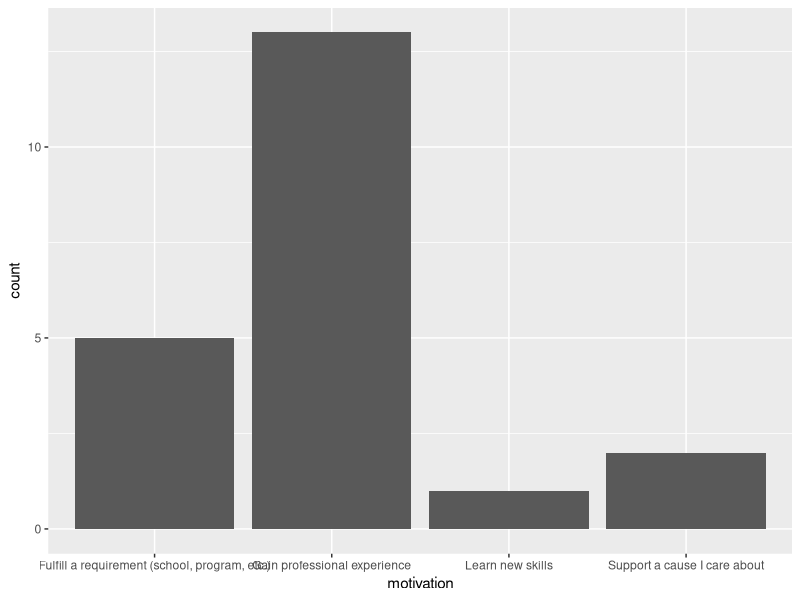
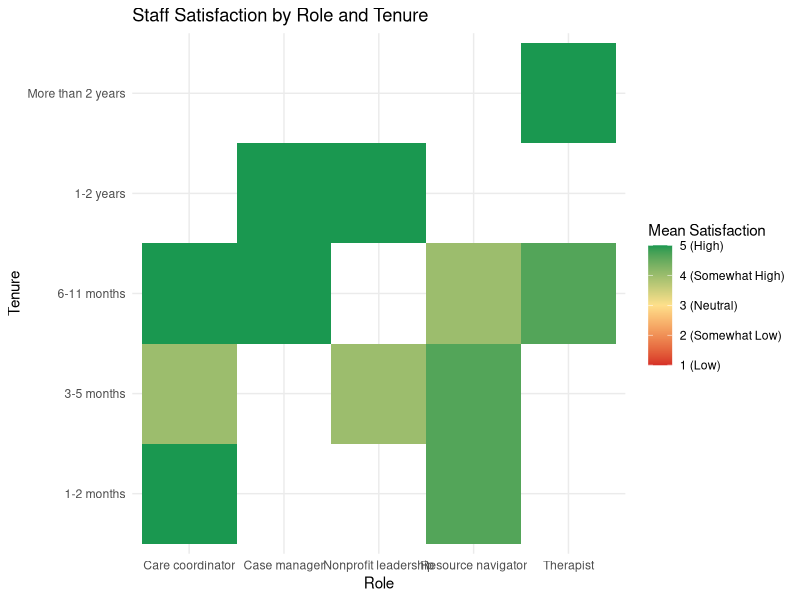
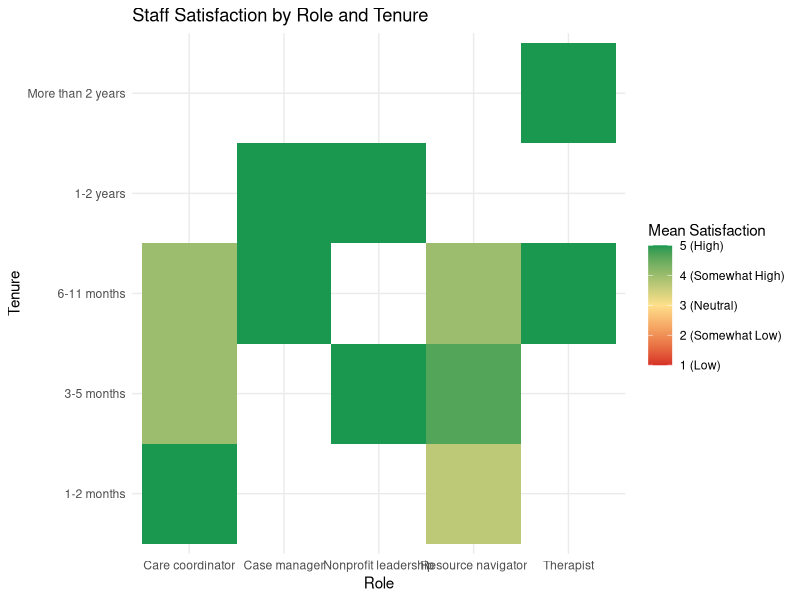
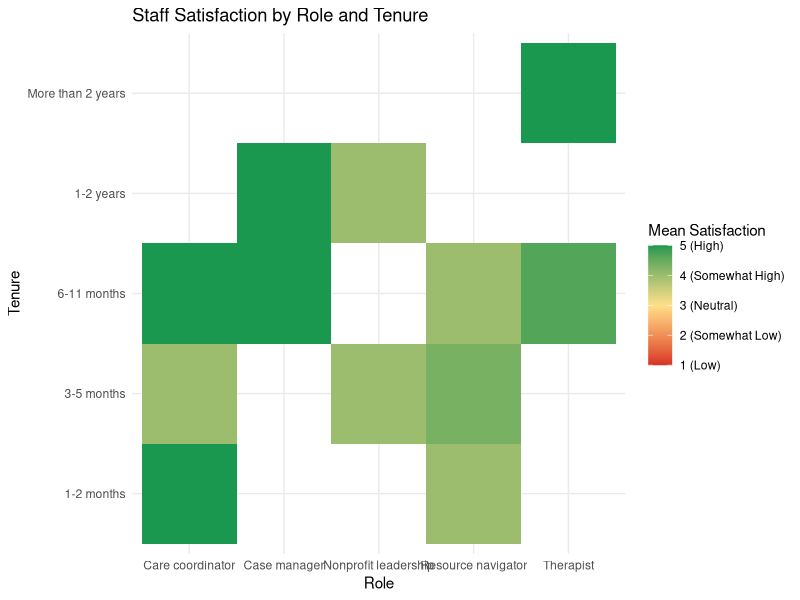

These charts were generated, in order, by the following R code: (Note: this script raises an error after producing the figures.)
## ---- chunk 1
knitr::opts_chunk$set(echo = TRUE)

library(dplyr)
library(tidyr)
library(tidyverse)
library(scales)
## ---- chunk 2
survey <- read.csv("programs_survey.csv", na = c("N/A", "n/a", "N/a", "n/A", ""))
## ---- chunk 3
# ensure valid entries
# TODO: some N/A's are not detected during importation
survey_clean <- survey |> 
  mutate(num_clients_active = ifelse(num_clients_active == "All", num_clients, num_clients_active))

# remove trailing semicolons
survey_clean <- survey_clean |>
  mutate(role = sub(";$","", role), 
         area = sub(";$","", area), 
         time_rank = sub(";$","", time_rank)) 

# separate rank values
survey_clean <- survey_clean |> 
   separate(col = time_rank, 
            into = paste0("time_", 1:6),
            sep = ";",
            remove = TRUE,
            fill = "right", 
            extra = "drop")

# separate area values
survey_clean <- survey_clean |>
  separate(col = area,
           into = paste0("area_", 1:5), 
           sep = ";", 
           remove = TRUE, 
           fill = "right", 
           extra = "drop")

# convert data types
 survey_clean <- survey_clean |>
   mutate(num_clients = as.numeric(num_clients), 
          num_clients_active = as.numeric(num_clients))
## ---- chunk 4
write.csv(survey_clean, "programs_survey_clean.csv", row.names = FALSE)
## ---- chunk 5
N <- nrow(survey_clean)

# role composition
roles <- survey_clean |> 
  group_by(role) |> 
  summarize(n = n(), prop = round(n() / N, 2)) # no life coach participant

# role x mentor composition
survey_clean |> 
  group_by(role, is_mentor) |>
  summarize(n = n(), prop = round(n() / N, 2)) # have non-profit leadership and therapist mentors

# role x tenure composition
survey_clean |> 
  group_by(role, tenure) |>
  summarize(n = n(), prop = round(n() / N, 2)) 

survey_clean |> 
  group_by(role, tenure) |>
  summarize(n = n()) |> 
  pivot_wider(names_from = tenure, values_from = n) |> 
  mutate(across(everything(), ~replace_na(.x, 0)))

# motivation
survey_clean |> 
  ggplot(aes(x = motivation)) + 
  geom_bar() # professional experience is the main goal for most members
## ---- chunk 6
# code all likert scales as numeric
survey_clean[survey_clean == "Disagree"] <- 1
survey_clean[survey_clean == "Somewhat Disagree"] <- 2
survey_clean[survey_clean == "Neutral"] <- 3
survey_clean[survey_clean == "Somewhat Agree"] <- 4
survey_clean[survey_clean == "Agree"] <- 5

survey_clean[survey_clean == "None"] <- 1
survey_clean[survey_clean == "Little"] <- 2
survey_clean[survey_clean == "Some"] <- 3
survey_clean[survey_clean == "Fair"] <- 4
survey_clean[survey_clean == "Plenty"] <- 5
## ---- chunk 7
# abbreviate role titles to help with visualization
survey_clean <- survey_clean |> 
  mutate(role = ifelse(role == "Non-profit leadership & management member", "Nonprofit leadership", role), 
         role = ifelse(role == "Program developer & resource navigator", "Resource navigator", role))
## ---- chunk 8
survey_clean$tenure <- factor(survey_clean$tenure, 
                              levels = c("1-2 months", "3-5 months", "6-11 months", "1-2 years", "More than 2 years"))

# longer-tenured staff are more satisfied across roles
# care coordinators experience a drop in satisfaction at 3-5 months 
# program developers/resource navigators experience a similar drop at 6-11 months
survey_clean |> 
    group_by(role, tenure) |> 
    summarize(s_mean = mean(as.numeric(satisfaction_5)), 
              .groups = "drop") |> 
    ggplot(aes(x = role, y = tenure, fill = s_mean)) + 
    geom_tile() + 
    scale_fill_gradient2(
      low = "#d73027", 
      mid = "#fee08b",      
      high = "#1a9850",    
      midpoint = 3,
      name = "Mean Satisfaction",
      limits = c(1, 5),
      breaks = c(1, 2, 3, 4, 5),
      labels = c("1 (Low)", "2 (Somewhat Low)", "3 (Neutral)", "4 (Somewhat High)", "5 (High)")
    ) + 
    labs(title = "Staff Satisfaction by Role and Tenure", 
         x = "Role", y = "Tenure") + 
    theme_minimal() # blank means no data
## ---- chunk 9
# in terms of skills utilization,
# care coordinators experience decrease in satisfaction at 6-11 months
# non-profit leadership does not experience change in satisfaction
# program developer/resource navigators seem to experience a slight increase in satisfaction at 3-5 months but that does not last long
# satisfaction does not change for therapists
survey_clean |> 
    group_by(role, tenure) |> 
    summarize(s_mean = mean(as.numeric(satisfaction_2)), 
              .groups = "drop") |> 
    ggplot(aes(x = role, y = tenure, fill = s_mean)) + 
    geom_tile() + 
    scale_fill_gradient2(
      low = "#d73027", 
      mid = "#fee08b",      
      high = "#1a9850",    
      midpoint = 3,
      name = "Mean Satisfaction",
      limits = c(1, 5),
      breaks = c(1, 2, 3, 4, 5),
      labels = c("1 (Low)", "2 (Somewhat Low)", "3 (Neutral)", "4 (Somewhat High)", "5 (High)")
    ) + 
    labs(title = "Staff Satisfaction by Role and Tenure", 
         x = "Role", y = "Tenure") + 
    theme_minimal()

# in terms of personal goals,
# non-profit leadership does not experience an increase in satisfaction with longer tenure
# program developer/resource navigators seem to experience a slight increase in satisfaction at 3-5 months but that does not last long (similar to skills utilization)
# therapists increase a slight increase
survey_clean |> 
    group_by(role, tenure) |> 
    summarize(s_mean = mean(as.numeric(satisfaction_3)), 
              .groups = "drop") |> 
    ggplot(aes(x = role, y = tenure, fill = s_mean)) + 
    geom_tile() + 
    scale_fill_gradient2(
      low = "#d73027", # keep this color scheme consistent throughout analyses
      mid = "#fee08b",      
      high = "#1a9850",    
      midpoint = 3,
      name = "Mean Satisfaction",
      limits = c(1, 5),
      breaks = c(1, 2, 3, 4, 5),
      labels = c("1 (Low)", "2 (Somewhat Low)", "3 (Neutral)", "4 (Somewhat High)", "5 (High)")
    ) + 
    labs(title = "Staff Satisfaction by Role and Tenure", 
         x = "Role", y = "Tenure") + 
    theme_minimal()
## ---- chunk 10
# data are cross-sectional, so avoid talking in terms of change

# TODO: for each role that experiences satisfaction declines at some tenure point, 
# identify satisfaction domains that distinguish lower-satisfaction tenure periods from others (across tenures)
# identify support systems that are the most problematic for staff at these tenure periods (within tenure)
## ---- chunk 11
training_cols <- paste0("training_", c(1:7))

training_gaps_cc <- survey_clean |> 
  filter(role == "CC") |> 
  mutate(tenure_group = ifelse(tenure == "3-5 months", "low_satisfaction_period", "other_periods")) |> 
  dplyr::select(role, tenure_group, all_of(training_cols)) |> 
  pivot_longer(cols = all_of(training_cols), names_to = "training_area", values_to = "adequacy") |> 
  group_by(role, tenure_group, training_area) |>
  summarize(mean_adequacy = mean(as.numeric(adequacy), na.rm = TRUE), # remember to convert likert scale to numeric
            .groups = "drop") |> 
  pivot_wider(names_from = tenure_group, values_from = mean_adequacy) |> 
  mutate(satisfaction_diff = low_satisfaction_period - other_periods)

training_gaps_cc |> 
  mutate(satisfaction_sign = ifelse(satisfaction_diff < 0.0, "Negative", "Positive")) |> 
  ggplot(aes(x = training_area, y = satisfaction_diff, fill = satisfaction_sign)) + 
  geom_col() + 
  labs(title = "Satisfaction Gaps in Training", 
       subtitle = "Care Coordinators at 3-5 Months vs at Other Periods",
       x = "Training Area", 
       y = "Satisfaction Gap", 
       fill = "Gap Direction") + # TODO: include explanations for training codes
  scale_fill_manual(values = c("Positive" = "#1a9850", 
                               "Negative" = "#d73027")) + 
  theme_minimal() 

# care coordinators at 3-5 months feel that their training in available community resources is the most lacking compared to those at other periods, followed by established partnerships/referral networks, relevant policies, role-specific skills, client population, and lastly big picture
## ---- chunk 12
training_gaps_pdrn <- survey_clean |> 
  filter(role == "PDRN") |> 
  mutate(tenure_group = ifelse(tenure == "6-11 months", "low_satisfaction_period", "other_periods")) |> 
  dplyr::select(role, tenure_group, all_of(training_cols)) |> 
  pivot_longer(cols = all_of(training_cols), names_to = "training_area", values_to = "adequacy") |> 
  group_by(role, tenure_group, training_area) |>
  summarize(mean_adequacy = mean(as.numeric(adequacy), na.rm = TRUE), # remember to convert likert scale to numeric
            .groups = "drop") |> 
  pivot_wider(names_from = tenure_group, values_from = mean_adequacy) |> 
  mutate(satisfaction_diff = low_satisfaction_period - other_periods)

training_gaps_pdrn |> 
  mutate(satisfaction_sign = ifelse(satisfaction_diff < 0.0, "Negative", "Positive")) |> 
  ggplot(aes(x = training_area, y = satisfaction_diff, fill = satisfaction_sign)) + 
  geom_col() + 
  labs(title = "Satisfaction Gaps in Training", 
       subtitle = "Resource Navigators at 6-11 Months vs at Other Periods",
       x = "Training Area", 
       y = "Satisfaction Gap", 
       fill = "Gap Direction") + # TODO: include explanations for training codes
  scale_fill_manual(values = c("Positive" = "#1a9850", 
                               "Negative" = "#d73027")) + 
  theme_minimal() 

# PDRN at 6-11 months seems to feel the most lacking in role-specific skills
## ---- chunk 13
# overall task completion
survey_clean |> 
  group_by(completion_freq) |> 
  summarize(n = n()) |> 
  ggplot(aes(x = completion_freq, y = n)) + 
  geom_col() + 
  scale_y_continuous(breaks = pretty_breaks()) + 
  labs(x = "Task Completion", y = "Count") + 
  theme_minimal()

# task completion by role
survey_clean |> 
  group_by(role, completion_freq) |> 
  summarize(n = n()) |> 
  pivot_wider(names_from = completion_freq, values_from = n) |> 
  mutate(across(everything(), ~ ifelse(is.na(.), 0, .))) # nonprofit leadership is a bit concerning, but keep in mind that only two nonprofit leadership took the survey
## ---- chunk 14
# time distribution
survey_clean |> 
  mutate(time_1 = ifelse(time_1 == "Waiting for information, responses, or decisions", "Waiting", time_1)) |> 
  ggplot(aes(time_1)) + 
  geom_bar() + 
  scale_y_continuous(breaks = pretty_breaks()) # nearly 30% (6 out of 21) spend the most time in routine meetings

survey_clean |> 
  mutate(time_2 = ifelse(time_2 == "Waiting for information, responses, or decisions", "Waiting", time_2)) |> 
  ggplot(aes(time_2)) + 
  geom_bar() + 
  scale_y_continuous(breaks = pretty_breaks()) # routine meetings and administrative tasks take up a considerable amount of time for nearly half of the staff members

survey_clean |> 
  filter(time_1 == "Routine meetings") |> 
  group_by(role) |> 
  summarize(n = n()) # among those who spend the most time in routine meetings, resource navigators take up the majority
## ---- chunk 15
# number of hours at work
survey_clean |> 
  ggplot(aes(hours_thaddeus)) + 
  geom_bar() + 
  scale_y_continuous(breaks = pretty_breaks()) + 
  theme_minimal()

survey_clean |> 
  group_by(role, hours_thaddeus) |> 
  summarize(n = n()) |> 
  pivot_wider(names_from = hours_thaddeus, values_from = n) |> 
  mutate(across(everything(), ~ ifelse(is.na(.), 0, .))) # half of the therapists work undertime (not 15-20)
                                                         # care coordinators mostly work undertime (not 20+)
                                                         # same case with case managers (15) and resource navigators (15)
## ---- chunk 16
# number of clients
survey_clean |> 
  filter(role %in% c("Care coordinator", "Case manager", "Therapist")) |> 
  group_by(role) |> 
  select(role, num_clients, num_clients_active) |> 
  summarize(n_clients = round(mean(num_clients, na.rm = TRUE)), 
            n_clients_active = round(mean(num_clients_active, na.rm = TRUE))) # each CC is responsible for way more clients

# how does this unbalanced distribution reflect in their perception of workload?
survey_clean |> 
  filter(role %in% c("Care coordinator", "Case manager", "Therapist")) |> 
  group_by(role, tenure) |> 
  summarize(n_clients = round(mean(num_clients, na.rm = TRUE))) # newer CC seem to handle more clients

survey_clean$tenure <- factor(survey_clean$tenure, 
                              levels = c("1-2 months", "3-5 months", "6-11 months", "1-2 years", "More than 2 years"))

survey_clean |> 
  #filter(role %in% c("Care coordinator", "Case manager", "Therapist")) |> 
  group_by(role, tenure) |> 
  summarize(workload_mean = mean(as.numeric(workload_2)), # workload fairness
            .groups = "drop") |> 
  ggplot(aes(x = role, y = tenure, fill = workload_mean)) + 
  geom_tile() +
  scale_fill_gradient2(
    low = "#d73027", 
    mid = "#fee08b",      
    high = "#1a9850",    
    midpoint = 3,
    name = "Average Workload",
    limits = c(1, 5),
    breaks = c(1, 2, 3, 4, 5),
    labels = c("Unbalanced", "Somewhat Unbalanced", "Neutral", "Somewhat Balanced", "Very Balanced")
  ) + 
  labs(title = "Workload Relative to Colleagues' Workload") + 
  theme_minimal() + 
  theme(axis.text.x = element_text(angle = 45, hjust = 1)) # staff generally feel that tasks are distributed fairly; care coordinators, nonprofit leadership, resource navigators, and therapists who are 3-5 months into their roles feel less that way

survey_clean |> 
  group_by(role) |> 
  summarize(workload_mean = mean(as.numeric(workload_2))) # role x tenure offers a more granular view

survey_clean |> 
  #filter(role %in% c("Care coordinator", "Case manager", "Therapist")) |> 
  group_by(role, tenure) |> 
  summarize(workload_mean = mean(as.numeric(workload_1)), # manageable
            .groups = "drop") |> 
  ggplot(aes(x = role, y = tenure, fill = workload_mean)) + 
  geom_tile() +
  scale_fill_gradient2(
    low = "#d73027", 
    mid = "#fee08b",      
    high = "#1a9850",    
    midpoint = 3,
    name = "Average Workload",
    limits = c(1, 5),
    breaks = c(1, 2, 3, 4, 5),
    labels = c("Low", "Somewhat Low", "Neutral", "Somewhat High", "High")
  ) + 
  labs(title = "Manageability") + 
  theme_minimal() + 
  theme(axis.text.x = element_text(angle = 45, hjust = 1)) # case managers 1-2 years into their role feel their workload is less manageable compared to colleagues who have been there shorter (mentor vs intern?); reverse pattern is also observed among care coordinators (3-5 months vs 1-2 months)

survey_clean |> 
  filter(role == "Case manager") |>
  pull(is_mentor) |> 
  unique() # confirmed: all case manager participants are interns

survey_clean |> 
  #filter(role %in% c("Care coordinator", "Case manager", "Therapist")) |> 
  group_by(role, tenure) |> 
  summarize(workload_mean = mean(as.numeric(workload_3)), # reasonable w.r.t. role
            .groups = "drop") |> 
  ggplot(aes(x = role, y = tenure, fill = workload_mean)) + 
  geom_tile() +
  scale_fill_gradient2(
    low = "#d73027", 
    mid = "#fee08b",      
    high = "#1a9850",    
    midpoint = 3,
    name = "Average Workload",
    limits = c(1, 5),
    breaks = c(1, 2, 3, 4, 5),
    labels = c("Low", "Somewhat Low", "Neutral", "Somewhat High", "High")
  ) + 
  labs(title = "Reasonability") + 
  theme_minimal() + 
  theme(axis.text.x = element_text(angle = 45, hjust = 1)) # staff 3-5 months into their role generally feel that their work is reasonable to a less degree
## ---- chunk 17
survey_clean |> 
  pivot_longer(cols = paste0("training_", 1:7), names_to = "training", values_to = "adequacy") |> 
  group_by(role, training) |> 
  summarize(adequacy_mean = round(mean(as.numeric(adequacy), na.rm = TRUE), 2))

# internal tools
survey_clean |> 
  group_by(role) |> 
  summarize(mean_adequacy = mean(as.numeric(training_1), na.rm = TRUE)) # lacking for case managers and nonprofit leadership

# working with the client population
survey_clean |> 
  group_by(role) |> 
  summarize(mean_adequacy = mean(as.numeric(training_4), na.rm = TRUE)) # among those who interact with clients, training is lacking for care coordinators

# community resources
survey_clean |> 
  group_by(role) |> 
  summarize(mean_adequacy = mean(as.numeric(training_2), na.rm = TRUE)) # lacking for care coordinators, nonprofit leadership, and therapists

# parterships and referral network
survey_clean |> 
  group_by(role) |> 
  summarize(mean_adequacy = mean(as.numeric(training_3), na.rm = TRUE)) # fairly lacking for all except case managers
## ---- chunk 18
survey_clean[survey_clean == "Never"] <- 1
survey_clean[survey_clean == "Rarely"] <- 2
survey_clean[survey_clean == "Sometimes"] <- 3
survey_clean[survey_clean == "Often"] <- 4
survey_clean[survey_clean == "Always"] <- 5
## ---- chunk 19
# accessible
survey_clean |> 
  group_by(role) |> 
  summarize(mean_accessible = mean(as.numeric(support_1), na.rm = TRUE), 
            sd_accessible = sd(as.numeric(support_1), na.rm = TRUE),
            median_accessible = median(as.numeric(support_1), na.rm = TRUE), # mean or median?
            mad_accessible = mad(as.numeric(support_1), na.rm = TRUE)) # lowest among nonprofit leadership and therapists

# timeliness
survey_clean |> 
  group_by(role) |> 
  summarize(mean_accessible = mean(as.numeric(support_2), na.rm = TRUE), 
            sd_accessible = sd(as.numeric(support_2), na.rm = TRUE)) # delays are more often among care coordinators, nonprofit leadership, and therapists

# effectiveness
survey_clean |> 
  group_by(role) |> 
  summarize(mean_accessible = mean(as.numeric(support_3), na.rm = TRUE), 
            sd_accessible = sd(as.numeric(support_3), na.rm = TRUE)) # nonprofit leadership perceive guidance as less effective 

# culture that is comfortable for raising questions and concerns
survey_clean |> 
  group_by(role) |> 
  summarize(mean_accessible = mean(as.numeric(support_4), na.rm = TRUE), 
            sd_accessible = sd(as.numeric(support_4), na.rm = TRUE)) # less so for resource navigators and nonprofit leadership
## ---- chunk 20
survey_clean |> 
  filter(is_mentor == "Yes") # only 3 mentors among 21 participants
